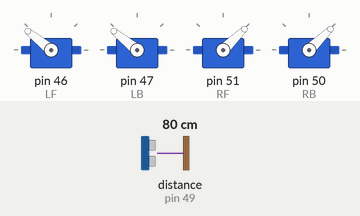
This sketch was run on a simulated Arduino Mega 2560, built with avr-gcc and run on an emulated ATmega2560. Parts: 4 × servo. Wiring (inferred from the names in the program): ultrasonic range finder: trigger pin 48; echo pin 49. Inputs (shaded band) come from the test bench; at power-on: distance to the obstacle (sensor on pin 49) 80 cm. The echo pulse lasts 58.3 µs per cm.

Above: at 1.2 s.
1.3 s: distance to the obstacle (sensor on pin 49) set to 18 cm
2.8 s: distance to the obstacle (sensor on pin 49) set to 15 cm
At 3.4 s:
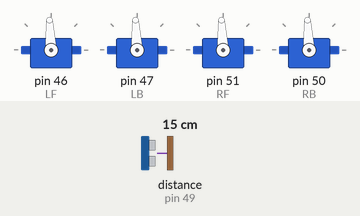
4.3 s: distance to the obstacle (sensor on pin 49) set to 35 cm
At 4.6 s:
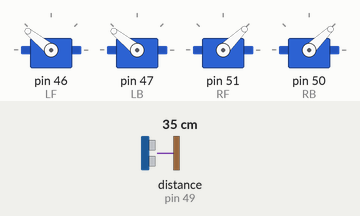
5.8 s: distance to the obstacle (sensor on pin 49) set to 2 cm
At 6.9 s:
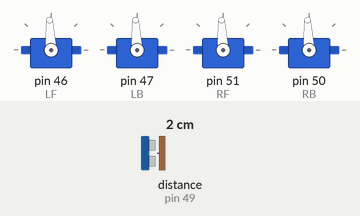
Timing chart, 0 to 8.3 s (numbered marks = the images above; inputs shaded):
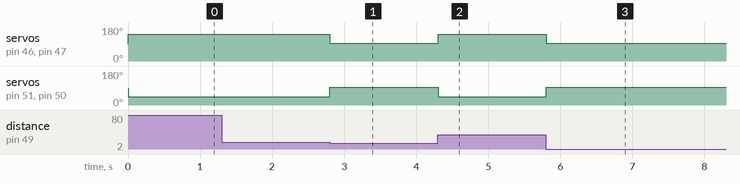

Measured:
- the behaviour switches between 17 and 16 cm on distance to the obstacle (sensor on pin 49) (found by bisection; images 0 and 1)
- after the input at 1.3 s, every drawn part: stays the same
- after the input at 2.8 s, servo on pin 46 (LF), servo on pin 47 (LB): 141° → 93° at once; servo on pin 51 (RF), servo on pin 50 (RB): 44° → 93° at once
- after the input at 4.3 s, servo on pin 46 (LF), servo on pin 47 (LB): 93° → 141° at once; servo on pin 51 (RF), servo on pin 50 (RB): 93° → 44° at once
- after the input at 5.8 s, servo on pin 46 (LF), servo on pin 47 (LB): 141° → 93° at once; servo on pin 51 (RF), servo on pin 50 (RB): 44° → 93° at once

The sketch:

LudicrousMode.ino
```cpp
#include <Servo.h>

const byte left_front = 46;
const byte left_rear = 47;
const byte right_rear = 50;
const byte right_front = 51;

// defines pins numbers
const int trigPin = 48;
const int echoPin = 49;

HardwareSerial *serialCom;

// defines variables
long duration;
int distance;

Servo LF;
Servo LB;
Servo RF;
Servo RB;

void setup() {
  LF.attach(46);
  LB.attach(47);
  RF.attach(51);
  RB.attach(50);

  pinMode(trigPin, OUTPUT); // Sets the trigPin as an Output
  pinMode(echoPin, INPUT); // Sets the echoPin as an Input
}

void loop() {
  // Clears the trigPin
  digitalWrite(trigPin, LOW);
  delayMicroseconds(2);

  // Sets the trigPin on HIGH state for 10 micro seconds
  digitalWrite(trigPin, HIGH);
  delayMicroseconds(10);
  digitalWrite(trigPin, LOW);

  // Reads the echoPin, returns the sound wave travel time in microseconds
  duration = pulseIn(echoPin, HIGH);

  // Calculating the distance
  distance= duration*0.034/2;

  if (distance <= 15) {
    LF.writeMicroseconds(1500);
    LB.writeMicroseconds(1500);
    RF.writeMicroseconds(1500);
    RB.writeMicroseconds(1500);
  } else {
    LF.writeMicroseconds(2000);
    LB.writeMicroseconds(2000);
    RF.writeMicroseconds(1000);
    RB.writeMicroseconds(1000);
  }
}
```
